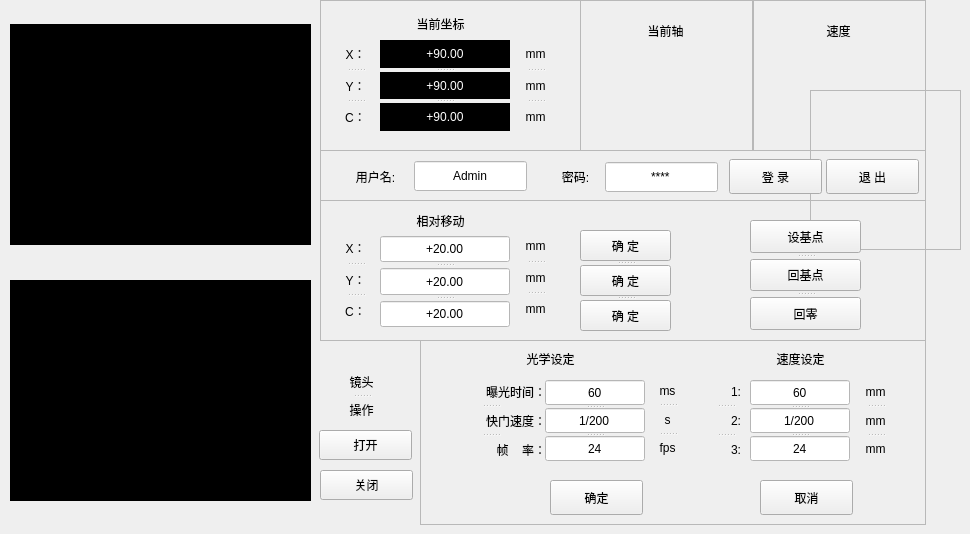
    <widget class="QWidget" name="debug_page">
     <widget class="QFrame" name="frame_17">
      <property name="geometry">
       <rect>
        <x>320</x>
        <y>0</y>
        <width>261</width>
        <height>151</height>
       </rect>
      </property>
      <property name="frameShape">
       <enum>QFrame::StyledPanel</enum>
      </property>
      <property name="frameShadow">
       <enum>QFrame::Plain</enum>
      </property>
      <widget class="QLabel" name="label_139">
       <property name="geometry">
        <rect>
         <x>60</x>
         <y>13</y>
         <width>121</width>
         <height>21</height>
        </rect>
       </property>
       <property name="styleSheet">
        <string notr="true">font: 13pt &quot;黑体&quot;;</string>
       </property>
       <property name="text">
        <string>当前坐标</string>
       </property>
       <property name="alignment">
        <set>Qt::AlignCenter</set>
       </property>
      </widget>
      <widget class="QSplitter" name="splitter_28">
       <property name="geometry">
        <rect>
         <x>200</x>
         <y>40</y>
         <width>31</width>
         <height>91</height>
        </rect>
       </property>
       <property name="orientation">
        <enum>Qt::Vertical</enum>
       </property>
       <widget class="QLabel" name="label_146">
        <property name="styleSheet">
         <string notr="true">font: 13pt &quot;黑体&quot;;</string>
        </property>
        <property name="text">
         <string>mm</string>
        </property>
        <property name="alignment">
         <set>Qt::AlignCenter</set>
        </property>
       </widget>
       <widget class="QLabel" name="label_147">
        <property name="styleSheet">
         <string notr="true">font: 13pt &quot;黑体&quot;;</string>
        </property>
        <property name="text">
         <string>mm</string>
        </property>
        <property name="alignment">
         <set>Qt::AlignCenter</set>
        </property>
       </widget>
       <widget class="QLabel" name="label_148">
        <property name="styleSheet">
         <string notr="true">font: 13pt &quot;黑体&quot;;</string>
        </property>
        <property name="text">
         <string>mm</string>
        </property>
        <property name="alignment">
         <set>Qt::AlignCenter</set>
        </property>
       </widget>
      </widget>
      <widget class="QSplitter" name="splitter_26">
       <property name="geometry">
        <rect>
         <x>20</x>
         <y>40</y>
         <width>31</width>
         <height>91</height>
        </rect>
       </property>
       <property name="orientation">
        <enum>Qt::Vertical</enum>
       </property>
       <widget class="QLabel" name="label_140">
        <property name="styleSheet">
         <string notr="true">font: 13pt &quot;黑体&quot;;</string>
        </property>
        <property name="text">
         <string>X：</string>
        </property>
        <property name="alignment">
         <set>Qt::AlignCenter</set>
        </property>
       </widget>
       <widget class="QLabel" name="label_141">
        <property name="styleSheet">
         <string notr="true">font: 13pt &quot;黑体&quot;;</string>
        </property>
        <property name="text">
         <string>Y：</string>
        </property>
        <property name="alignment">
         <set>Qt::AlignCenter</set>
        </property>
       </widget>
       <widget class="QLabel" name="label_142">
        <property name="styleSheet">
         <string notr="true">font: 13pt &quot;黑体&quot;;</string>
        </property>
        <property name="text">
         <string>C：</string>
        </property>
        <property name="alignment">
         <set>Qt::AlignCenter</set>
        </property>
       </widget>
      </widget>
      <widget class="QSplitter" name="splitter_27">
       <property name="geometry">
        <rect>
         <x>60</x>
         <y>40</y>
         <width>130</width>
         <height>91</height>
        </rect>
       </property>
       <property name="orientation">
        <enum>Qt::Vertical</enum>
       </property>
       <widget class="QLabel" name="label_143">
        <property name="styleSheet">
         <string notr="true">font: 11pt &quot;Times New Roman&quot;;
color: rgb(255, 255, 255);
background-color: rgb(0, 0, 0);</string>
        </property>
        <property name="frameShape">
         <enum>QFrame::StyledPanel</enum>
        </property>
        <property name="frameShadow">
         <enum>QFrame::Sunken</enum>
        </property>
        <property name="text">
         <string>+90.00</string>
        </property>
        <property name="alignment">
         <set>Qt::AlignCenter</set>
        </property>
       </widget>
       <widget class="QLabel" name="label_144">
        <property name="styleSheet">
         <string notr="true">font: 11pt &quot;Times New Roman&quot;;
color: rgb(255, 255, 255);
background-color: rgb(0, 0, 0);</string>
        </property>
        <property name="frameShape">
         <enum>QFrame::StyledPanel</enum>
        </property>
        <property name="frameShadow">
         <enum>QFrame::Sunken</enum>
        </property>
        <property name="text">
         <string>+90.00</string>
        </property>
        <property name="alignment">
         <set>Qt::AlignCenter</set>
        </property>
       </widget>
       <widget class="QLabel" name="label_145">
        <property name="styleSheet">
         <string notr="true">font: 11pt &quot;Times New Roman&quot;;
color: rgb(255, 255, 255);
background-color: rgb(0, 0, 0);</string>
        </property>
        <property name="frameShape">
         <enum>QFrame::StyledPanel</enum>
        </property>
        <property name="frameShadow">
         <enum>QFrame::Sunken</enum>
        </property>
        <property name="text">
         <string>+90.00</string>
        </property>
        <property name="alignment">
         <set>Qt::AlignCenter</set>
        </property>
       </widget>
      </widget>
     </widget>
     <widget class="QFrame" name="frame_18">
      <property name="geometry">
       <rect>
        <x>580</x>
        <y>0</y>
        <width>173</width>
        <height>151</height>
       </rect>
      </property>
      <property name="frameShape">
       <enum>QFrame::StyledPanel</enum>
      </property>
      <property name="frameShadow">
       <enum>QFrame::Plain</enum>
      </property>
      <widget class="QLabel" name="label_149">
       <property name="geometry">
        <rect>
         <x>25</x>
         <y>20</y>
         <width>121</width>
         <height>21</height>
        </rect>
       </property>
       <property name="styleSheet">
        <string notr="true">font: 13pt &quot;黑体&quot;;</string>
       </property>
       <property name="text">
        <string>当前轴</string>
       </property>
       <property name="alignment">
        <set>Qt::AlignCenter</set>
       </property>
      </widget>
     </widget>
     <widget class="QFrame" name="frame_19">
      <property name="geometry">
       <rect>
        <x>810</x>
        <y>90</y>
        <width>151</width>
        <height>160</height>
       </rect>
      </property>
      <property name="frameShape">
       <enum>QFrame::StyledPanel</enum>
      </property>
      <property name="frameShadow">
       <enum>QFrame::Plain</enum>
      </property>
     </widget>
     <widget class="QFrame" name="frame_20">
      <property name="geometry">
       <rect>
        <x>753</x>
        <y>0</y>
        <width>173</width>
        <height>151</height>
       </rect>
      </property>
      <property name="frameShape">
       <enum>QFrame::StyledPanel</enum>
      </property>
      <property name="frameShadow">
       <enum>QFrame::Plain</enum>
      </property>
      <widget class="QLabel" name="label_150">
       <property name="geometry">
        <rect>
         <x>25</x>
         <y>20</y>
         <width>121</width>
         <height>21</height>
        </rect>
       </property>
       <property name="styleSheet">
        <string notr="true">font: 13pt &quot;黑体&quot;;</string>
       </property>
       <property name="text">
        <string>速度</string>
       </property>
       <property name="alignment">
        <set>Qt::AlignCenter</set>
       </property>
      </widget>
     </widget>
     <widget class="QFrame" name="frame_21">
      <property name="geometry">
       <rect>
        <x>320</x>
        <y>150</y>
        <width>606</width>
        <height>51</height>
       </rect>
      </property>
      <property name="frameShape">
       <enum>QFrame::StyledPanel</enum>
      </property>
      <property name="frameShadow">
       <enum>QFrame::Plain</enum>
      </property>
      <widget class="QLabel" name="label_151">
       <property name="geometry">
        <rect>
         <x>10</x>
         <y>16</y>
         <width>91</width>
         <height>21</height>
        </rect>
       </property>
       <property name="styleSheet">
        <string notr="true">font: 13pt &quot;黑体&quot;;</string>
       </property>
       <property name="text">
        <string>用户名:</string>
       </property>
       <property name="alignment">
        <set>Qt::AlignCenter</set>
       </property>
      </widget>
      <widget class="QLineEdit" name="lineEdit_3">
       <property name="geometry">
        <rect>
         <x>94</x>
         <y>11</y>
         <width>113</width>
         <height>30</height>
        </rect>
       </property>
       <property name="styleSheet">
        <string notr="true">background-color: rgb(255, 255, 255);
font: 10pt &quot;黑体&quot;;</string>
       </property>
       <property name="text">
        <string>Admin</string>
       </property>
       <property name="alignment">
        <set>Qt::AlignCenter</set>
       </property>
      </widget>
      <widget class="QLabel" name="label_152">
       <property name="geometry">
        <rect>
         <x>220</x>
         <y>16</y>
         <width>71</width>
         <height>21</height>
        </rect>
       </property>
       <property name="styleSheet">
        <string notr="true">font: 13pt &quot;黑体&quot;;</string>
       </property>
       <property name="text">
        <string>密码:</string>
       </property>
       <property name="alignment">
        <set>Qt::AlignCenter</set>
       </property>
      </widget>
      <widget class="QLineEdit" name="lineEdit_4">
       <property name="geometry">
        <rect>
         <x>285</x>
         <y>12</y>
         <width>113</width>
         <height>30</height>
        </rect>
       </property>
       <property name="styleSheet">
        <string notr="true">background-color: rgb(255, 255, 255);
font: 10pt &quot;黑体&quot;;</string>
       </property>
       <property name="text">
        <string>****</string>
       </property>
       <property name="alignment">
        <set>Qt::AlignCenter</set>
       </property>
      </widget>
      <widget class="QPushButton" name="pushButton_31">
       <property name="geometry">
        <rect>
         <x>409</x>
         <y>9</y>
         <width>93</width>
         <height>35</height>
        </rect>
       </property>
       <property name="styleSheet">
        <string notr="true">font: 9pt &quot;黑体&quot;;</string>
       </property>
       <property name="text">
        <string>登 录</string>
       </property>
      </widget>
      <widget class="QPushButton" name="pushButton_32">
       <property name="geometry">
        <rect>
         <x>506</x>
         <y>9</y>
         <width>93</width>
         <height>35</height>
        </rect>
       </property>
       <property name="styleSheet">
        <string notr="true">font: 9pt &quot;黑体&quot;;</string>
       </property>
       <property name="text">
        <string>退 出</string>
       </property>
      </widget>
     </widget>
     <widget class="QFrame" name="frame_22">
      <property name="geometry">
       <rect>
        <x>320</x>
        <y>200</y>
        <width>606</width>
        <height>141</height>
       </rect>
      </property>
      <property name="frameShape">
       <enum>QFrame::StyledPanel</enum>
      </property>
      <property name="frameShadow">
       <enum>QFrame::Plain</enum>
      </property>
      <widget class="QLabel" name="label_153">
       <property name="geometry">
        <rect>
         <x>60</x>
         <y>10</y>
         <width>121</width>
         <height>21</height>
        </rect>
       </property>
       <property name="styleSheet">
        <string notr="true">font: 13pt &quot;黑体&quot;;</string>
       </property>
       <property name="text">
        <string>相对移动</string>
       </property>
       <property name="alignment">
        <set>Qt::AlignCenter</set>
       </property>
      </widget>
      <widget class="QSplitter" name="splitter_29">
       <property name="geometry">
        <rect>
         <x>20</x>
         <y>34</y>
         <width>31</width>
         <height>91</height>
        </rect>
       </property>
       <property name="orientation">
        <enum>Qt::Vertical</enum>
       </property>
       <widget class="QLabel" name="label_154">
        <property name="styleSheet">
         <string notr="true">font: 13pt &quot;黑体&quot;;</string>
        </property>
        <property name="text">
         <string>X：</string>
        </property>
        <property name="alignment">
         <set>Qt::AlignCenter</set>
        </property>
       </widget>
       <widget class="QLabel" name="label_155">
        <property name="styleSheet">
         <string notr="true">font: 13pt &quot;黑体&quot;;</string>
        </property>
        <property name="text">
         <string>Y：</string>
        </property>
        <property name="alignment">
         <set>Qt::AlignCenter</set>
        </property>
       </widget>
       <widget class="QLabel" name="label_156">
        <property name="styleSheet">
         <string notr="true">font: 13pt &quot;黑体&quot;;</string>
        </property>
        <property name="text">
         <string>C：</string>
        </property>
        <property name="alignment">
         <set>Qt::AlignCenter</set>
        </property>
       </widget>
      </widget>
      <widget class="QSplitter" name="splitter_31">
       <property name="geometry">
        <rect>
         <x>200</x>
         <y>32</y>
         <width>31</width>
         <height>91</height>
        </rect>
       </property>
       <property name="orientation">
        <enum>Qt::Vertical</enum>
       </property>
       <widget class="QLabel" name="label_157">
        <property name="styleSheet">
         <string notr="true">font: 13pt &quot;黑体&quot;;</string>
        </property>
        <property name="text">
         <string>mm</string>
        </property>
        <property name="alignment">
         <set>Qt::AlignCenter</set>
        </property>
       </widget>
       <widget class="QLabel" name="label_158">
        <property name="styleSheet">
         <string notr="true">font: 13pt &quot;黑体&quot;;</string>
        </property>
        <property name="text">
         <string>mm</string>
        </property>
        <property name="alignment">
         <set>Qt::AlignCenter</set>
        </property>
       </widget>
       <widget class="QLabel" name="label_159">
        <property name="styleSheet">
         <string notr="true">font: 13pt &quot;黑体&quot;;</string>
        </property>
        <property name="text">
         <string>mm</string>
        </property>
        <property name="alignment">
         <set>Qt::AlignCenter</set>
        </property>
       </widget>
      </widget>
      <widget class="QSplitter" name="splitter_30">
       <property name="geometry">
        <rect>
         <x>60</x>
         <y>36</y>
         <width>130</width>
         <height>91</height>
        </rect>
       </property>
       <property name="orientation">
        <enum>Qt::Vertical</enum>
       </property>
       <property name="handleWidth">
        <number>6</number>
       </property>
       <widget class="QLineEdit" name="lineEdit_5">
        <property name="styleSheet">
         <string notr="true">background-color: rgb(255, 255, 255);
font: 10pt &quot;黑体&quot;;</string>
        </property>
        <property name="text">
         <string>+20.00</string>
        </property>
        <property name="alignment">
         <set>Qt::AlignCenter</set>
        </property>
       </widget>
       <widget class="QLineEdit" name="lineEdit_6">
        <property name="styleSheet">
         <string notr="true">background-color: rgb(255, 255, 255);
font: 10pt &quot;黑体&quot;;</string>
        </property>
        <property name="text">
         <string>+20.00</string>
        </property>
        <property name="alignment">
         <set>Qt::AlignCenter</set>
        </property>
       </widget>
       <widget class="QLineEdit" name="lineEdit_7">
        <property name="styleSheet">
         <string notr="true">background-color: rgb(255, 255, 255);
font: 10pt &quot;黑体&quot;;</string>
        </property>
        <property name="text">
         <string>+20.00</string>
        </property>
        <property name="alignment">
         <set>Qt::AlignCenter</set>
        </property>
       </widget>
      </widget>
      <widget class="QSplitter" name="splitter_32">
       <property name="geometry">
        <rect>
         <x>260</x>
         <y>30</y>
         <width>91</width>
         <height>101</height>
        </rect>
       </property>
       <property name="orientation">
        <enum>Qt::Vertical</enum>
       </property>
       <property name="handleWidth">
        <number>4</number>
       </property>
       <widget class="QPushButton" name="pushButton_33">
        <property name="styleSheet">
         <string notr="true">font: 9pt &quot;黑体&quot;;</string>
        </property>
        <property name="text">
         <string>确 定</string>
        </property>
       </widget>
       <widget class="QPushButton" name="pushButton_34">
        <property name="styleSheet">
         <string notr="true">font: 9pt &quot;黑体&quot;;</string>
        </property>
        <property name="text">
         <string>确 定</string>
        </property>
       </widget>
       <widget class="QPushButton" name="pushButton_35">
        <property name="styleSheet">
         <string notr="true">font: 9pt &quot;黑体&quot;;</string>
        </property>
        <property name="text">
         <string>确 定</string>
        </property>
       </widget>
      </widget>
      <widget class="QSplitter" name="splitter_33">
       <property name="geometry">
        <rect>
         <x>430</x>
         <y>20</y>
         <width>111</width>
         <height>110</height>
        </rect>
       </property>
       <property name="orientation">
        <enum>Qt::Vertical</enum>
       </property>
       <property name="handleWidth">
        <number>6</number>
       </property>
       <widget class="QPushButton" name="pushButton_36">
        <property name="styleSheet">
         <string notr="true">font: 9pt &quot;黑体&quot;;</string>
        </property>
        <property name="text">
         <string>设基点</string>
        </property>
       </widget>
       <widget class="QPushButton" name="pushButton_37">
        <property name="styleSheet">
         <string notr="true">font: 9pt &quot;黑体&quot;;</string>
        </property>
        <property name="text">
         <string>回基点</string>
        </property>
       </widget>
       <widget class="QPushButton" name="pushButton_38">
        <property name="styleSheet">
         <string notr="true">font: 9pt &quot;黑体&quot;;</string>
        </property>
        <property name="text">
         <string>回零</string>
        </property>
       </widget>
      </widget>
     </widget>
     <widget class="QLabel" name="label_160">
      <property name="geometry">
       <rect>
        <x>10</x>
        <y>24</y>
        <width>301</width>
        <height>221</height>
       </rect>
      </property>
      <property name="styleSheet">
       <string notr="true">background-color: rgb(0, 0, 0);</string>
      </property>
      <property name="text">
       <string/>
      </property>
     </widget>
     <widget class="QLabel" name="label_161">
      <property name="geometry">
       <rect>
        <x>10</x>
        <y>280</y>
        <width>301</width>
        <height>221</height>
       </rect>
      </property>
      <property name="styleSheet">
       <string notr="true">background-color: rgb(0, 0, 0);</string>
      </property>
      <property name="text">
       <string/>
      </property>
     </widget>
     <widget class="QSplitter" name="splitter_34">
      <property name="geometry">
       <rect>
        <x>331</x>
        <y>370</y>
        <width>61</width>
        <height>51</height>
       </rect>
      </property>
      <property name="orientation">
       <enum>Qt::Vertical</enum>
      </property>
      <widget class="QLabel" name="label_164">
       <property name="styleSheet">
        <string notr="true">font: 13pt &quot;黑体&quot;;</string>
       </property>
       <property name="text">
        <string>镜头</string>
       </property>
       <property name="alignment">
        <set>Qt::AlignCenter</set>
       </property>
      </widget>
      <widget class="QLabel" name="label_165">
       <property name="styleSheet">
        <string notr="true">font: 13pt &quot;黑体&quot;;</string>
       </property>
       <property name="text">
        <string>操作</string>
       </property>
       <property name="alignment">
        <set>Qt::AlignCenter</set>
       </property>
      </widget>
     </widget>
     <widget class="QPushButton" name="pushButton_39">
      <property name="geometry">
       <rect>
        <x>319</x>
        <y>430</y>
        <width>93</width>
        <height>30</height>
       </rect>
      </property>
      <property name="styleSheet">
       <string notr="true">font: 9pt &quot;黑体&quot;;</string>
      </property>
      <property name="text">
       <string>打开</string>
      </property>
     </widget>
     <widget class="QPushButton" name="pushButton_40">
      <property name="geometry">
       <rect>
        <x>320</x>
        <y>470</y>
        <width>93</width>
        <height>30</height>
       </rect>
      </property>
      <property name="styleSheet">
       <string notr="true">font: 9pt &quot;黑体&quot;;</string>
      </property>
      <property name="text">
       <string>关闭</string>
      </property>
     </widget>
     <widget class="QFrame" name="frame_23">
      <property name="geometry">
       <rect>
        <x>420</x>
        <y>340</y>
        <width>506</width>
        <height>185</height>
       </rect>
      </property>
      <property name="frameShape">
       <enum>QFrame::StyledPanel</enum>
      </property>
      <property name="frameShadow">
       <enum>QFrame::Plain</enum>
      </property>
      <widget class="QLabel" name="label_166">
       <property name="geometry">
        <rect>
         <x>70</x>
         <y>8</y>
         <width>121</width>
         <height>21</height>
        </rect>
       </property>
       <property name="styleSheet">
        <string notr="true">font: 13pt &quot;黑体&quot;;</string>
       </property>
       <property name="text">
        <string>光学设定</string>
       </property>
       <property name="alignment">
        <set>Qt::AlignCenter</set>
       </property>
      </widget>
      <widget class="QLabel" name="label_167">
       <property name="geometry">
        <rect>
         <x>320</x>
         <y>8</y>
         <width>121</width>
         <height>21</height>
        </rect>
       </property>
       <property name="styleSheet">
        <string notr="true">font: 13pt &quot;黑体&quot;;</string>
       </property>
       <property name="text">
        <string>速度设定</string>
       </property>
       <property name="alignment">
        <set>Qt::AlignCenter</set>
       </property>
      </widget>
      <widget class="QSplitter" name="splitter_35">
       <property name="geometry">
        <rect>
         <x>15</x>
         <y>40</y>
         <width>111</width>
         <height>81</height>
        </rect>
       </property>
       <property name="orientation">
        <enum>Qt::Vertical</enum>
       </property>
       <property name="handleWidth">
        <number>6</number>
       </property>
       <widget class="QLabel" name="label_168">
        <property name="styleSheet">
         <string notr="true">font: 11pt &quot;黑体&quot;;</string>
        </property>
        <property name="text">
         <string>曝光时间：</string>
        </property>
        <property name="alignment">
         <set>Qt::AlignRight|Qt::AlignTrailing|Qt::AlignVCenter</set>
        </property>
       </widget>
       <widget class="QLabel" name="label_169">
        <property name="styleSheet">
         <string notr="true">font: 11pt &quot;黑体&quot;;</string>
        </property>
        <property name="text">
         <string>快门速度：</string>
        </property>
        <property name="alignment">
         <set>Qt::AlignRight|Qt::AlignTrailing|Qt::AlignVCenter</set>
        </property>
       </widget>
       <widget class="QLabel" name="label_170">
        <property name="styleSheet">
         <string notr="true">font: 11pt &quot;黑体&quot;;</string>
        </property>
        <property name="text">
         <string>帧    率：</string>
        </property>
        <property name="alignment">
         <set>Qt::AlignRight|Qt::AlignTrailing|Qt::AlignVCenter</set>
        </property>
       </widget>
      </widget>
      <widget class="QSplitter" name="splitter_36">
       <property name="geometry">
        <rect>
         <x>125</x>
         <y>40</y>
         <width>100</width>
         <height>81</height>
        </rect>
       </property>
       <property name="orientation">
        <enum>Qt::Vertical</enum>
       </property>
       <property name="handleWidth">
        <number>3</number>
       </property>
       <widget class="QLineEdit" name="lineEdit_8">
        <property name="styleSheet">
         <string notr="true">background-color: rgb(255, 255, 255);
font: 10pt &quot;黑体&quot;;</string>
        </property>
        <property name="text">
         <string>60</string>
        </property>
        <property name="alignment">
         <set>Qt::AlignCenter</set>
        </property>
       </widget>
       <widget class="QLineEdit" name="lineEdit_9">
        <property name="styleSheet">
         <string notr="true">background-color: rgb(255, 255, 255);
font: 10pt &quot;黑体&quot;;</string>
        </property>
        <property name="text">
         <string>1/200</string>
        </property>
        <property name="alignment">
         <set>Qt::AlignCenter</set>
        </property>
       </widget>
       <widget class="QLineEdit" name="lineEdit_10">
        <property name="styleSheet">
         <string notr="true">background-color: rgb(255, 255, 255);
font: 10pt &quot;黑体&quot;;</string>
        </property>
        <property name="text">
         <string>24</string>
        </property>
        <property name="alignment">
         <set>Qt::AlignCenter</set>
        </property>
       </widget>
      </widget>
      <widget class="QSplitter" name="splitter_37">
       <property name="geometry">
        <rect>
         <x>232</x>
         <y>39</y>
         <width>31</width>
         <height>81</height>
        </rect>
       </property>
       <property name="orientation">
        <enum>Qt::Vertical</enum>
       </property>
       <widget class="QLabel" name="label_171">
        <property name="styleSheet">
         <string notr="true">font: 13pt &quot;黑体&quot;;</string>
        </property>
        <property name="text">
         <string>ms</string>
        </property>
        <property name="alignment">
         <set>Qt::AlignCenter</set>
        </property>
       </widget>
       <widget class="QLabel" name="label_172">
        <property name="styleSheet">
         <string notr="true">font: 13pt &quot;黑体&quot;;</string>
        </property>
        <property name="text">
         <string>s</string>
        </property>
        <property name="alignment">
         <set>Qt::AlignCenter</set>
        </property>
       </widget>
       <widget class="QLabel" name="label_173">
        <property name="styleSheet">
         <string notr="true">font: 13pt &quot;黑体&quot;;</string>
        </property>
        <property name="text">
         <string>fps</string>
        </property>
        <property name="alignment">
         <set>Qt::AlignCenter</set>
        </property>
       </widget>
      </widget>
      <widget class="QSplitter" name="splitter_38">
       <property name="geometry">
        <rect>
         <x>290</x>
         <y>40</y>
         <width>31</width>
         <height>81</height>
        </rect>
       </property>
       <property name="orientation">
        <enum>Qt::Vertical</enum>
       </property>
       <property name="handleWidth">
        <number>6</number>
       </property>
       <widget class="QLabel" name="label_174">
        <property name="styleSheet">
         <string notr="true">font: 11pt &quot;黑体&quot;;</string>
        </property>
        <property name="text">
         <string>1:</string>
        </property>
        <property name="alignment">
         <set>Qt::AlignRight|Qt::AlignTrailing|Qt::AlignVCenter</set>
        </property>
       </widget>
       <widget class="QLabel" name="label_175">
        <property name="styleSheet">
         <string notr="true">font: 11pt &quot;黑体&quot;;</string>
        </property>
        <property name="text">
         <string>2:</string>
        </property>
        <property name="alignment">
         <set>Qt::AlignRight|Qt::AlignTrailing|Qt::AlignVCenter</set>
        </property>
       </widget>
       <widget class="QLabel" name="label_176">
        <property name="styleSheet">
         <string notr="true">font: 11pt &quot;黑体&quot;;</string>
        </property>
        <property name="text">
         <string>3:</string>
        </property>
        <property name="alignment">
         <set>Qt::AlignRight|Qt::AlignTrailing|Qt::AlignVCenter</set>
        </property>
       </widget>
      </widget>
      <widget class="QSplitter" name="splitter_39">
       <property name="geometry">
        <rect>
         <x>330</x>
         <y>40</y>
         <width>100</width>
         <height>81</height>
        </rect>
       </property>
       <property name="orientation">
        <enum>Qt::Vertical</enum>
       </property>
       <property name="handleWidth">
        <number>3</number>
       </property>
       <widget class="QLineEdit" name="lineEdit_11">
        <property name="styleSheet">
         <string notr="true">background-color: rgb(255, 255, 255);
font: 10pt &quot;黑体&quot;;</string>
        </property>
        <property name="text">
         <string>60</string>
        </property>
        <property name="alignment">
         <set>Qt::AlignCenter</set>
        </property>
       </widget>
       <widget class="QLineEdit" name="lineEdit_12">
        <property name="styleSheet">
         <string notr="true">background-color: rgb(255, 255, 255);
font: 10pt &quot;黑体&quot;;</string>
        </property>
        <property name="text">
         <string>1/200</string>
        </property>
        <property name="alignment">
         <set>Qt::AlignCenter</set>
        </property>
       </widget>
       <widget class="QLineEdit" name="lineEdit_13">
        <property name="styleSheet">
         <string notr="true">background-color: rgb(255, 255, 255);
font: 10pt &quot;黑体&quot;;</string>
        </property>
        <property name="text">
         <string>24</string>
        </property>
        <property name="alignment">
         <set>Qt::AlignCenter</set>
        </property>
       </widget>
      </widget>
      <widget class="QSplitter" name="splitter_40">
       <property name="geometry">
        <rect>
         <x>440</x>
         <y>40</y>
         <width>31</width>
         <height>81</height>
        </rect>
       </property>
       <property name="orientation">
        <enum>Qt::Vertical</enum>
       </property>
       <widget class="QLabel" name="label_177">
        <property name="styleSheet">
         <string notr="true">font: 13pt &quot;黑体&quot;;</string>
        </property>
        <property name="text">
         <string>mm</string>
        </property>
        <property name="alignment">
         <set>Qt::AlignCenter</set>
        </property>
       </widget>
       <widget class="QLabel" name="label_178">
        <property name="styleSheet">
         <string notr="true">font: 13pt &quot;黑体&quot;;</string>
        </property>
        <property name="text">
         <string>mm</string>
        </property>
        <property name="alignment">
         <set>Qt::AlignCenter</set>
        </property>
       </widget>
       <widget class="QLabel" name="label_179">
        <property name="styleSheet">
         <string notr="true">font: 13pt &quot;黑体&quot;;</string>
        </property>
        <property name="text">
         <string>mm</string>
        </property>
        <property name="alignment">
         <set>Qt::AlignCenter</set>
        </property>
       </widget>
      </widget>
      <widget class="QPushButton" name="pushButton_41">
       <property name="geometry">
        <rect>
         <x>130</x>
         <y>140</y>
         <width>93</width>
         <height>35</height>
        </rect>
       </property>
       <property name="styleSheet">
        <string notr="true">font: 9pt &quot;黑体&quot;;</string>
       </property>
       <property name="text">
        <string>确定</string>
       </property>
      </widget>
      <widget class="QPushButton" name="pushButton_42">
       <property name="geometry">
        <rect>
         <x>340</x>
         <y>140</y>
         <width>93</width>
         <height>35</height>
        </rect>
       </property>
       <property name="styleSheet">
        <string notr="true">font: 9pt &quot;黑体&quot;;</string>
       </property>
       <property name="text">
        <string>取消</string>
       </property>
      </widget>
     </widget>
    </widget>
